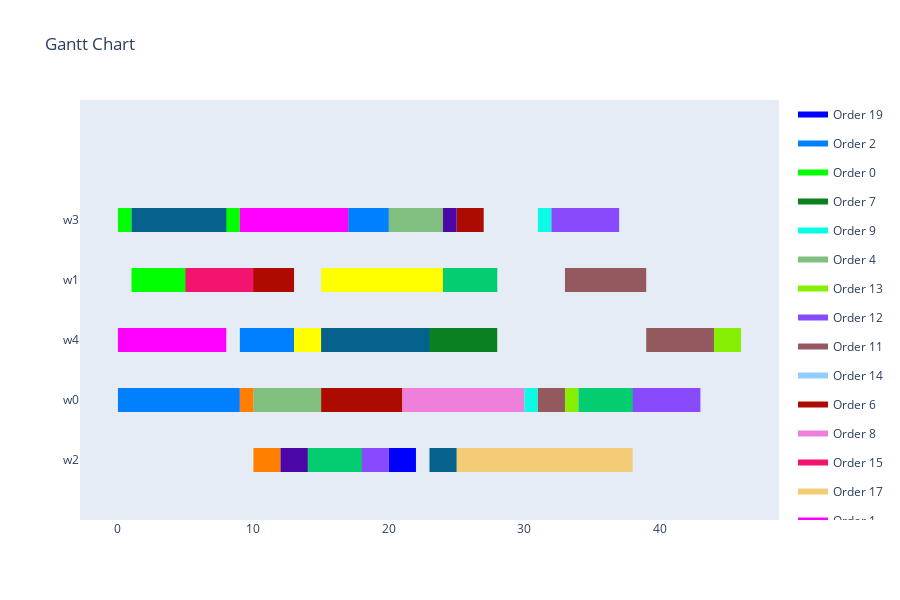

Here is the notebook cell this chart was saved with:
### Markdown cell above
<h4>Visualize Schedule</h4>

### Code cell
visualize_schedule_demo(schedule, env, orders)

### Figure 1 — Plotly figure (JSON) as saved in the notebook; plotly's stock layout.template omitted (floating-point values rounded to 4 significant figures)
{"data": [{"fill": "toself", "fillcolor": "rgb(0, 0, 255)", "hoverinfo": "name", "legendgroup": "rgb(0, 0, 255)", "mode": "none", "name": "Order 19", "type": "scatter", "x": [14, 16, 16, 14, 14, 20, 22, 22, 20], "y": [-0.2, -0.2, 0.2, 0.2, null, -0.2, -0.2, 0.2, 0.2]}, {"fill": "toself", "fillcolor": "rgb(0, 128, 255)", "hoverinfo": "name", "legendgroup": "rgb(0, 128, 255)", "mode": "none", "name": "Order 2", "type": "scatter", "x": [17, 19, 19, 17, 17, 19, 20, 20, 19, 19, 9, 13, 13, 9, 9, 0, 9, 9, 0], "y": [3.8, 3.8, 4.2, 4.2, null, 3.8, 3.8, 4.2, 4.2, null, 1.8, 1.8, 2.2, 2.2, null, 0.8, 0.8, 1.2, 1.2]}, {"fill": "toself", "fillcolor": "rgb(0, 255, 0)", "hoverinfo": "name", "legendgroup": "rgb(0, 255, 0)", "mode": "none", "name": "Order 0", "type": "scatter", "x": [0, 1, 1, 0, 0, 5, 9, 9, 5, 5, 1, 5, 5, 1], "y": [3.8, 3.8, 4.2, 4.2, null, 3.8, 3.8, 4.2, 4.2, null, 2.8, 2.8, 3.2, 3.2]}, {"fill": "toself", "fillcolor": "rgb(10, 128, 32)", "hoverinfo": "name", "legendgroup": "rgb(10, 128, 32)", "mode": "none", "name": "Order 7", "type": "scatter", "x": [18, 23, 23, 18, 18, 23, 28, 28, 23, 23, 14, 18, 18, 14], "y": [1.8, 1.8, 2.2, 2.2, null, 1.8, 1.8, 2.2, 2.2, null, -0.2, -0.2, 0.2, 0.2]}, {"fill": "toself", "fillcolor": "rgb(10, 253, 228)", "hoverinfo": "name", "legendgroup": "rgb(10, 253, 228)", "mode": "none", "name": "Order 9", "type": "scatter", "x": [31, 32, 32, 31, 31, 30, 31, 31, 30], "y": [3.8, 3.8, 4.2, 4.2, null, 0.8, 0.8, 1.2, 1.2]}, {"fill": "toself", "fillcolor": "rgb(128, 191, 128)", "hoverinfo": "name", "legendgroup": "rgb(128, 191, 128)", "mode": "none", "name": "Order 4", "type": "scatter", "x": [20, 24, 24, 20, 20, 5, 10, 10, 5, 5, 10, 15, 15, 10], "y": [3.8, 3.8, 4.2, 4.2, null, 2.8, 2.8, 3.2, 3.2, null, 0.8, 0.8, 1.2, 1.2]}, {"fill": "toself", "fillcolor": "rgb(134, 239, 3)", "hoverinfo": "name", "legendgroup": "rgb(134, 239, 3)", "mode": "none", "name": "Order 13", "type": "scatter", "x": [44, 46, 46, 44, 44, 33, 34, 34, 33], "y": [1.8, 1.8, 2.2, 2.2, null, 0.8, 0.8, 1.2, 1.2]}, {"fill": "toself", "fillcolor": "rgb(137, 74, 253)", "hoverinfo": "name", "legendgroup": "rgb(137, 74, 253)", "mode": "none", "name": "Order 12", "type": "scatter", "x": [32, 37, 37, 32, 32, 37, 39, 39, 37, 37, 39, 43, 43, 39, 39, 14, 20, 20, 14], "y": [3.8, 3.8, 4.2, 4.2, null, 0.8, 0.8, 1.2, 1.2, null, 0.8, 0.8, 1.2, 1.2, null, -0.2, -0.2, 0.2, 0.2]}, {"fill": "toself", "fillcolor": "rgb(147, 89, 95)", "hoverinfo": "name", "legendgroup": "rgb(147, 89, 95)", "mode": "none", "name": "Order 11", "type": "scatter", "x": [33, 39, 39, 33, 33, 39, 44, 44, 39, 39, 31, 33, 33, 31], "y": [2.8, 2.8, 3.2, 3.2, null, 1.8, 1.8, 2.2, 2.2, null, 0.8, 0.8, 1.2, 1.2]}, {"fill": "toself", "fillcolor": "rgb(148, 204, 253)", "hoverinfo": "name", "legendgroup": "rgb(148, 204, 253)", "mode": "none", "name": "Order 14", "type": "scatter", "x": [24, 28, 28, 24, 24, 13, 15, 15, 13, 13, 28, 33, 33, 28], "y": [2.8, 2.8, 3.2, 3.2, null, 1.8, 1.8, 2.2, 2.2, null, -0.2, -0.2, 0.2, 0.2]}, {"fill": "toself", "fillcolor": "rgb(173, 11, 2)", "hoverinfo": "name", "legendgroup": "rgb(173, 11, 2)", "mode": "none", "name": "Order 6", "type": "scatter", "x": [25, 27, 27, 25, 25, 5, 13, 13, 5, 5, 15, 21, 21, 15, 15, 27, 29, 29, 27], "y": [3.8, 3.8, 4.2, 4.2, null, 2.8, 2.8, 3.2, 3.2, null, 0.8, 0.8, 1.2, 1.2, null, -0.2, -0.2, 0.2, 0.2]}, {"fill": "toself", "fillcolor": "rgb(238, 127, 219)", "hoverinfo": "name", "legendgroup": "rgb(238, 127, 219)", "mode": "none", "name": "Order 8", "type": "scatter", "x": [13, 15, 15, 13, 13, 21, 26, 26, 21, 21, 26, 30, 30, 26], "y": [1.8, 1.8, 2.2, 2.2, null, 0.8, 0.8, 1.2, 1.2, null, 0.8, 0.8, 1.2, 1.2]}, {"fill": "toself", "fillcolor": "rgb(242, 21, 111)", "hoverinfo": "name", "legendgroup": "rgb(242, 21, 111)", "mode": "none", "name": "Order 15", "type": "scatter", "x": [5, 10, 10, 5, 5, 14, 16, 16, 14], "y": [2.8, 2.8, 3.2, 3.2, null, -0.2, -0.2, 0.2, 0.2]}, {"fill": "toself", "fillcolor": "rgb(244, 204, 120)", "hoverinfo": "name", "legendgroup": "rgb(244, 204, 120)", "mode": "none", "name": "Order 17", "type": "scatter", "x": [13, 21, 21, 13, 13, 25, 34, 34, 25, 25, 34, 38, 38, 34], "y": [1.8, 1.8, 2.2, 2.2, null, -0.2, -0.2, 0.2, 0.2, null, -0.2, -0.2, 0.2, 0.2]}, {"fill": "toself", "fillcolor": "rgb(255, 0, 255)", "hoverinfo": "name", "legendgroup": "rgb(255, 0, 255)", "mode": "none", "name": "Order 1", "type": "scatter", "x": [9, 17, 17, 9, 9, 17, 22, 22, 17, 17, 0, 8, 8, 0], "y": [3.8, 3.8, 4.2, 4.2, null, 2.8, 2.8, 3.2, 3.2, null, 1.8, 1.8, 2.2, 2.2]}, {"fill": "toself", "fillcolor": "rgb(255, 128, 0)", "hoverinfo": "name", "legendgroup": "rgb(255, 128, 0)", "mode": "none", "name": "Order 3", "type": "scatter", "x": [9, 10, 10, 9, 9, 10, 12, 12, 10], "y": [0.8, 0.8, 1.2, 1.2, null, -0.2, -0.2, 0.2, 0.2]}, {"fill": "toself", "fillcolor": "rgb(255, 255, 0)", "hoverinfo": "name", "legendgroup": "rgb(255, 255, 0)", "mode": "none", "name": "Order 10", "type": "scatter", "x": [15, 19, 19, 15, 15, 19, 24, 24, 19, 19, 13, 15, 15, 13], "y": [2.8, 2.8, 3.2, 3.2, null, 2.8, 2.8, 3.2, 3.2, null, 1.8, 1.8, 2.2, 2.2]}, {"fill": "toself", "fillcolor": "rgb(3, 204, 113)", "hoverinfo": "name", "legendgroup": "rgb(3, 204, 113)", "mode": "none", "name": "Order 18", "type": "scatter", "x": [24, 28, 28, 24, 24, 34, 38, 38, 34, 34, 14, 18, 18, 14], "y": [2.8, 2.8, 3.2, 3.2, null, 0.8, 0.8, 1.2, 1.2, null, -0.2, -0.2, 0.2, 0.2]}, {"fill": "toself", "fillcolor": "rgb(5, 98, 141)", "hoverinfo": "name", "legendgroup": "rgb(5, 98, 141)", "mode": "none", "name": "Order 16", "type": "scatter", "x": [1, 8, 8, 1, 1, 15, 19, 19, 15, 15, 19, 23, 23, 19, 19, 23, 25, 25, 23], "y": [3.8, 3.8, 4.2, 4.2, null, 1.8, 1.8, 2.2, 2.2, null, 1.8, 1.8, 2.2, 2.2, null, -0.2, -0.2, 0.2, 0.2]}, {"fill": "toself", "fillcolor": "rgb(74, 6, 167)", "hoverinfo": "name", "legendgroup": "rgb(74, 6, 167)", "mode": "none", "name": "Order 5", "type": "scatter", "x": [24, 25, 25, 24, 24, 12, 14, 14, 12], "y": [3.8, 3.8, 4.2, 4.2, null, -0.2, -0.2, 0.2, 0.2]}, {"legendgroup": "rgb(0, 0, 255)", "marker": {"color": "rgb(0, 0, 255)", "opacity": 0, "size": 1}, "mode": "markers", "name": "", "showlegend": false, "text": [null, null, null, null], "type": "scatter", "x": [14, 16, 20, 22], "y": [0, 0, 0, 0]}, {"legendgroup": "rgb(0, 128, 255)", "marker": {"color": "rgb(0, 128, 255)", "opacity": 0, "size": 1}, "mode": "markers", "name": "", "showlegend": false, "text": [null, null, null, null, null, null, null, null], "type": "scatter", "x": [17, 19, 19, 20, 9, 13, 0, 9], "y": [4, 4, 4, 4, 2, 2, 1, 1]}, {"legendgroup": "rgb(0, 255, 0)", "marker": {"color": "rgb(0, 255, 0)", "opacity": 0, "size": 1}, "mode": "markers", "name": "", "showlegend": false, "text": [null, null, null, null, null, null], "type": "scatter", "x": [0, 1, 5, 9, 1, 5], "y": [4, 4, 4, 4, 3, 3]}, {"legendgroup": "rgb(10, 128, 32)", "marker": {"color": "rgb(10, 128, 32)", "opacity": 0, "size": 1}, "mode": "markers", "name": "", "showlegend": false, "text": [null, null, null, null, null, null], "type": "scatter", "x": [18, 23, 23, 28, 14, 18], "y": [2, 2, 2, 2, 0, 0]}, {"legendgroup": "rgb(10, 253, 228)", "marker": {"color": "rgb(10, 253, 228)", "opacity": 0, "size": 1}, "mode": "markers", "name": "", "showlegend": false, "text": [null, null, null, null], "type": "scatter", "x": [31, 32, 30, 31], "y": [4, 4, 1, 1]}, {"legendgroup": "rgb(128, 191, 128)", "marker": {"color": "rgb(128, 191, 128)", "opacity": 0, "size": 1}, "mode": "markers", "name": "", "showlegend": false, "text": [null, null, null, null, null, null], "type": "scatter", "x": [20, 24, 5, 10, 10, 15], "y": [4, 4, 3, 3, 1, 1]}, {"legendgroup": "rgb(134, 239, 3)", "marker": {"color": "rgb(134, 239, 3)", "opacity": 0, "size": 1}, "mode": "markers", "name": "", "showlegend": false, "text": [null, null, null, null], "type": "scatter", "x": [44, 46, 33, 34], "y": [2, 2, 1, 1]}, {"legendgroup": "rgb(137, 74, 253)", "marker": {"color": "rgb(137, 74, 253)", "opacity": 0, "size": 1}, "mode": "markers", "name": "", "showlegend": false, "text": [null, null, null, null, null, null, null, null], "type": "scatter", "x": [32, 37, 37, 39, 39, 43, 14, 20], "y": [4, 4, 1, 1, 1, 1, 0, 0]}, {"legendgroup": "rgb(147, 89, 95)", "marker": {"color": "rgb(147, 89, 95)", "opacity": 0, "size": 1}, "mode": "markers", "name": "", "showlegend": false, "text": [null, null, null, null, null, null], "type": "scatter", "x": [33, 39, 39, 44, 31, 33], "y": [3, 3, 2, 2, 1, 1]}, {"legendgroup": "rgb(148, 204, 253)", "marker": {"color": "rgb(148, 204, 253)", "opacity": 0, "size": 1}, "mode": "markers", "name": "", "showlegend": false, "text": [null, null, null, null, null, null], "type": "scatter", "x": [24, 28, 13, 15, 28, 33], "y": [3, 3, 2, 2, 0, 0]}, {"legendgroup": "rgb(173, 11, 2)", "marker": {"color": "rgb(173, 11, 2)", "opacity": 0, "size": 1}, "mode": "markers", "name": "", "showlegend": false, "text": [null, null, null, null, null, null, null, null], "type": "scatter", "x": [25, 27, 5, 13, 15, 21, 27, 29], "y": [4, 4, 3, 3, 1, 1, 0, 0]}, {"legendgroup": "rgb(238, 127, 219)", "marker": {"color": "rgb(238, 127, 219)", "opacity": 0, "size": 1}, "mode": "markers", "name": "", "showlegend": false, "text": [null, null, null, null, null, null], "type": "scatter", "x": [13, 15, 21, 26, 26, 30], "y": [2, 2, 1, 1, 1, 1]}, {"legendgroup": "rgb(242, 21, 111)", "marker": {"color": "rgb(242, 21, 111)", "opacity": 0, "size": 1}, "mode": "markers", "name": "", "showlegend": false, "text": [null, null, null, null], "type": "scatter", "x": [5, 10, 14, 16], "y": [3, 3, 0, 0]}, {"legendgroup": "rgb(244, 204, 120)", "marker": {"color": "rgb(244, 204, 120)", "opacity": 0, "size": 1}, "mode": "markers", "name": "", "showlegend": false, "text": [null, null, null, null, null, null], "type": "scatter", "x": [13, 21, 25, 34, 34, 38], "y": [2, 2, 0, 0, 0, 0]}, {"legendgroup": "rgb(255, 0, 255)", "marker": {"color": "rgb(255, 0, 255)", "opacity": 0, "size": 1}, "mode": "markers", "name": "", "showlegend": false, "text": [null, null, null, null, null, null], "type": "scatter", "x": [9, 17, 17, 22, 0, 8], "y": [4, 4, 3, 3, 2, 2]}, {"legendgroup": "rgb(255, 128, 0)", "marker": {"color": "rgb(255, 128, 0)", "opacity": 0, "size": 1}, "mode": "markers", "name": "", "showlegend": false, "text": [null, null, null, null], "type": "scatter", "x": [9, 10, 10, 12], "y": [1, 1, 0, 0]}, {"legendgroup": "rgb(255, 255, 0)", "marker": {"color": "rgb(255, 255, 0)", "opacity": 0, "size": 1}, "mode": "markers", "name": "", "showlegend": false, "text": [null, null, null, null, null, null], "type": "scatter", "x": [15, 19, 19, 24, 13, 15], "y": [3, 3, 3, 3, 2, 2]}, {"legendgroup": "rgb(3, 204, 113)", "marker": {"color": "rgb(3, 204, 113)", "opacity": 0, "size": 1}, "mode": "markers", "name": "", "showlegend": false, "text": [null, null, null, null, null, null], "type": "scatter", "x": [24, 28, 34, 38, 14, 18], "y": [3, 3, 1, 1, 0, 0]}, {"legendgroup": "rgb(5, 98, 141)", "marker": {"color": "rgb(5, 98, 141)", "opacity": 0, "size": 1}, "mode": "markers", "name": "", "showlegend": false, "text": [null, null, null, null, null, null, null, null], "type": "scatter", "x": [1, 8, 15, 19, 19, 23, 23, 25], "y": [4, 4, 2, 2, 2, 2, 0, 0]}, {"legendgroup": "rgb(74, 6, 167)", "marker": {"color": "rgb(74, 6, 167)", "opacity": 0, "size": 1}, "mode": "markers", "name": "", "showlegend": false, "text": [null, null, null, null], "type": "scatter", "x": [24, 25, 12, 14], "y": [4, 4, 0, 0]}], "layout": {"height": 600, "hovermode": "closest", "showlegend": true, "title": {"text": "Gantt Chart"}, "xaxis": {"rangeselector": {"buttons": [{"count": 7, "label": "1w", "step": "day", "stepmode": "backward"}, {"count": 1, "label": "1m", "step": "month", "stepmode": "backward"}, {"count": 6, "label": "6m", "step": "month", "stepmode": "backward"}, {"count": 1, "label": "YTD", "step": "year", "stepmode": "todate"}, {"count": 1, "label": "1y", "step": "year", "stepmode": "backward"}, {"step": "all"}]}, "showgrid": false, "type": "linear", "zeroline": false}, "yaxis": {"autorange": false, "range": [-1, 6], "showgrid": false, "ticktext": ["w2", "w0", "w4", "w1", "w3"], "tickvals": [0, 1, 2, 3, 4], "zeroline": false}}}
